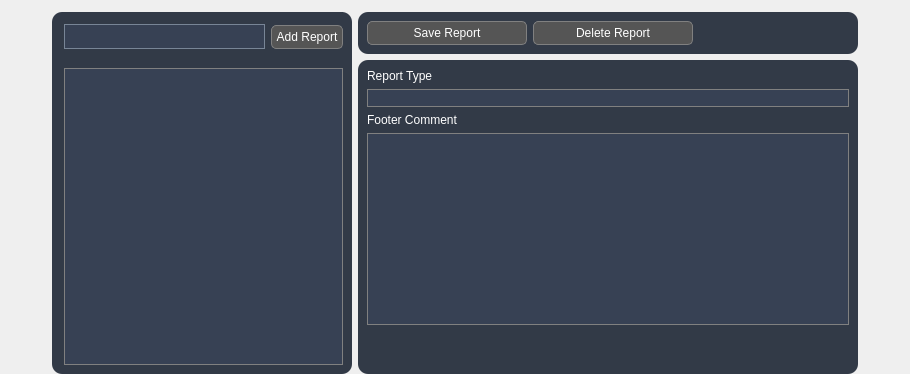
             <widget class="QWidget" name="gcmsReportPage">
              <layout class="QHBoxLayout" name="horizontalLayout_21">
               <property name="leftMargin">
                <number>12</number>
               </property>
               <property name="topMargin">
                <number>12</number>
               </property>
               <property name="rightMargin">
                <number>12</number>
               </property>
               <property name="bottomMargin">
                <number>0</number>
               </property>
               <item>
                <spacer name="horizontalSpacer_16">
                 <property name="orientation">
                  <enum>Qt::Horizontal</enum>
                 </property>
                 <property name="sizeHint" stdset="0">
                  <size>
                   <width>40</width>
                   <height>20</height>
                  </size>
                 </property>
                </spacer>
               </item>
               <item>
                <widget class="QWidget" name="widget_38" native="true">
                 <property name="minimumSize">
                  <size>
                   <width>300</width>
                   <height>0</height>
                  </size>
                 </property>
                 <property name="maximumSize">
                  <size>
                   <width>300</width>
                   <height>16777215</height>
                  </size>
                 </property>
                 <property name="styleSheet">
                  <string notr="true">QWidget#widget_38 {
	border-radius: 10px;
}
QWidget {
	background-color:  #323a47
}

QWidget QPushButton { 
	padding: 4px;
	border: 1px solid gray; 
	border-radius: 5px;
	color:white; 
	background-color: #555555
} 

QPushButton::hover {
	background-color: rgb(107, 108, 108);
}

QLineEdit {
	border: 1px solid #788596;
	background-color: rgb(55, 65, 84);
	color:white; 
} 

QListWidget {
	color:white; 
	padding: 4px;  
	border:1px solid gray; 
	background-color: rgb(55, 65, 84);
}</string>
                 </property>
                 <layout class="QVBoxLayout" name="verticalLayout_23">
                  <property name="leftMargin">
                   <number>12</number>
                  </property>
                  <property name="topMargin">
                   <number>0</number>
                  </property>
                  <item>
                   <widget class="QWidget" name="widget_39" native="true">
                    <property name="minimumSize">
                     <size>
                      <width>0</width>
                      <height>50</height>
                     </size>
                    </property>
                    <layout class="QHBoxLayout" name="horizontalLayout_20">
                     <property name="spacing">
                      <number>-1</number>
                     </property>
                     <property name="leftMargin">
                      <number>0</number>
                     </property>
                     <property name="topMargin">
                      <number>0</number>
                     </property>
                     <property name="rightMargin">
                      <number>0</number>
                     </property>
                     <property name="bottomMargin">
                      <number>0</number>
                     </property>
                     <item>
                      <widget class="QLineEdit" name="reportNameInput_2">
                       <property name="minimumSize">
                        <size>
                         <width>0</width>
                         <height>25</height>
                        </size>
                       </property>
                      </widget>
                     </item>
                     <item>
                      <widget class="QPushButton" name="addReportBtn_2">
                       <property name="text">
                        <string>Add Report</string>
                       </property>
                      </widget>
                     </item>
                    </layout>
                   </widget>
                  </item>
                  <item>
                   <widget class="QListWidget" name="reportsList_2"/>
                  </item>
                 </layout>
                </widget>
               </item>
               <item>
                <widget class="QWidget" name="widget_40" native="true">
                 <property name="styleSheet">
                  <string notr="true">QWidget {
	color:white; 
}

#widget_20 {
	background-color:  #323a47;
} 

QWidget#widget_22 {
	background-color:  #323a47;
	border-radius:10px; 
}
#widget_21 {
	background-color:  #323a47;
	border-radius:10px; 
}

QTextEdit {
	border: 1px solid gray;
	background-color: rgb(55, 65, 84);
	color: white; 
} 

QLineEdit {
	border: 1px solid gray;
	background-color: rgb(55, 65, 84);
}
QLabel {
	background-color:  #323a47;
}

QPushButton { 
	min-width:150px; 
	max-width:150px; 
	padding: 4px;
	border:none; 
	border: 1px solid gray; 
	border-radius: 5px;
	color:white; 
	background-color: #555555
} 

QPushButton::hover {
	background-color: rgb(107, 108, 108);
}
</string>
                 </property>
                 <layout class="QVBoxLayout" name="verticalLayout_26">
                  <property name="leftMargin">
                   <number>0</number>
                  </property>
                  <property name="topMargin">
                   <number>0</number>
                  </property>
                  <property name="rightMargin">
                   <number>0</number>
                  </property>
                  <property name="bottomMargin">
                   <number>0</number>
                  </property>
                  <item>
                   <widget class="QWidget" name="widget_21" native="true">
                    <property name="minimumSize">
                     <size>
                      <width>500</width>
                      <height>0</height>
                     </size>
                    </property>
                    <property name="styleSheet">
                     <string notr="true"/>
                    </property>
                    <layout class="QHBoxLayout" name="horizontalLayout_28">
                     <item>
                      <widget class="QPushButton" name="gcmsSaveReportBtn">
                       <property name="minimumSize">
                        <size>
                         <width>160</width>
                         <height>0</height>
                        </size>
                       </property>
                       <property name="maximumSize">
                        <size>
                         <width>160</width>
                         <height>16777215</height>
                        </size>
                       </property>
                       <property name="text">
                        <string>Save Report</string>
                       </property>
                      </widget>
                     </item>
                     <item>
                      <widget class="QPushButton" name="gcmsDeleteReportBtn">
                       <property name="minimumSize">
                        <size>
                         <width>160</width>
                         <height>0</height>
                        </size>
                       </property>
                       <property name="maximumSize">
                        <size>
                         <width>160</width>
                         <height>16777215</height>
                        </size>
                       </property>
                       <property name="text">
                        <string>Delete Report</string>
                       </property>
                      </widget>
                     </item>
                     <item>
                      <spacer name="horizontalSpacer_14">
                       <property name="orientation">
                        <enum>Qt::Horizontal</enum>
                       </property>
                       <property name="sizeHint" stdset="0">
                        <size>
                         <width>40</width>
                         <height>20</height>
                        </size>
                       </property>
                      </spacer>
                     </item>
                    </layout>
                   </widget>
                  </item>
                  <item>
                   <widget class="QWidget" name="widget_22" native="true">
                    <property name="minimumSize">
                     <size>
                      <width>400</width>
                      <height>0</height>
                     </size>
                    </property>
                    <property name="styleSheet">
                     <string notr="true"/>
                    </property>
                    <layout class="QVBoxLayout" name="verticalLayout_27">
                     <item>
                      <widget class="QWidget" name="widget_20" native="true">
                       <layout class="QHBoxLayout" name="horizontalLayout_27">
                        <property name="leftMargin">
                         <number>0</number>
                        </property>
                        <property name="topMargin">
                         <number>0</number>
                        </property>
                        <property name="bottomMargin">
                         <number>0</number>
                        </property>
                        <item>
                         <widget class="QLabel" name="label_63">
                          <property name="text">
                           <string>Report Type</string>
                          </property>
                         </widget>
                        </item>
                       </layout>
                      </widget>
                     </item>
                     <item>
                      <widget class="QLineEdit" name="icpReportType_3">
                       <property name="enabled">
                        <bool>false</bool>
                       </property>
                      </widget>
                     </item>
                     <item>
                      <widget class="QLabel" name="label_50">
                       <property name="text">
                        <string>Footer Comment </string>
                       </property>
                      </widget>
                     </item>
                     <item>
                      <widget class="QTextEdit" name="footerComments_2">
                       <property name="autoFillBackground">
                        <bool>false</bool>
                       </property>
                       <property name="html">
                        <string>&lt;!DOCTYPE HTML PUBLIC &quot;-//W3C//DTD HTML 4.0//EN&quot; &quot;http://www.w3.org/TR/REC-html40/strict.dtd&quot;&gt;
&lt;html&gt;&lt;head&gt;&lt;meta name=&quot;qrichtext&quot; content=&quot;1&quot; /&gt;&lt;style type=&quot;text/css&quot;&gt;
p, li { white-space: pre-wrap; }
&lt;/style&gt;&lt;/head&gt;&lt;body style=&quot; font-family:'.AppleSystemUIFont'; font-size:13pt; font-weight:400; font-style:normal;&quot;&gt;
&lt;p style=&quot;-qt-paragraph-type:empty; margin-top:0px; margin-bottom:0px; margin-left:0px; margin-right:0px; -qt-block-indent:0; text-indent:0px;&quot;&gt;&lt;br /&gt;&lt;/p&gt;&lt;/body&gt;&lt;/html&gt;</string>
                       </property>
                      </widget>
                     </item>
                     <item>
                      <spacer name="verticalSpacer_8">
                       <property name="orientation">
                        <enum>Qt::Vertical</enum>
                       </property>
                       <property name="sizeHint" stdset="0">
                        <size>
                         <width>20</width>
                         <height>40</height>
                        </size>
                       </property>
                      </spacer>
                     </item>
                    </layout>
                   </widget>
                  </item>
                 </layout>
                </widget>
               </item>
               <item>
                <spacer name="horizontalSpacer_22">
                 <property name="orientation">
                  <enum>Qt::Horizontal</enum>
                 </property>
                 <property name="sizeHint" stdset="0">
                  <size>
                   <width>40</width>
                   <height>20</height>
                  </size>
                 </property>
                </spacer>
               </item>
              </layout>
             </widget>
